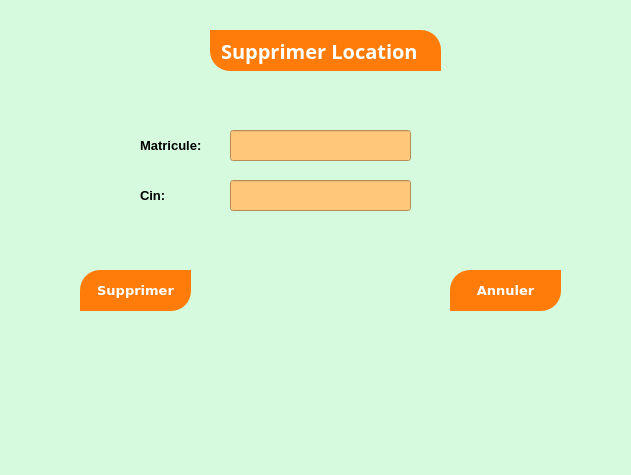
<?xml version="1.0" encoding="UTF-8"?>
<ui version="4.0">
 <class>Dialog</class>
 <widget class="QDialog" name="Dialog">
  <property name="geometry">
   <rect>
    <x>0</x>
    <y>0</y>
    <width>631</width>
    <height>475</height>
   </rect>
  </property>
  <property name="windowTitle">
   <string>Dialog</string>
  </property>
  <property name="styleSheet">
   <string notr="true">background-color: rgb(214, 250, 222);</string>
  </property>
  <widget class="QLabel" name="label">
   <property name="geometry">
    <rect>
     <x>210</x>
     <y>30</y>
     <width>231</width>
     <height>41</height>
    </rect>
   </property>
   <property name="font">
    <font>
     <family>Montserrat</family>
     <pointsize>15</pointsize>
     <weight>75</weight>
     <bold>true</bold>
    </font>
   </property>
   <property name="styleSheet">
    <string notr="true">
color:white;
text-align:center;
background-color: rgb(255, 124, 10);
padding:5px;
border-top-right-radius: 20px;
border-bottom-left-radius: 20px;</string>
   </property>
   <property name="text">
    <string>Supprimer Location</string>
   </property>
  </widget>
  <widget class="QPushButton" name="pushButton">
   <property name="geometry">
    <rect>
     <x>80</x>
     <y>270</y>
     <width>111</width>
     <height>41</height>
    </rect>
   </property>
   <property name="font">
    <font>
     <family>Verdana</family>
     <pointsize>10</pointsize>
     <weight>75</weight>
     <bold>true</bold>
    </font>
   </property>
   <property name="styleSheet">
    <string notr="true">background-color: rgb(255, 124, 10);
color:white;

padding:5px;
border-top-left-radius: 20px;
border-bottom-right-radius: 20px;</string>
   </property>
   <property name="text">
    <string>Supprimer</string>
   </property>
  </widget>
  <widget class="QPushButton" name="pushButton_2">
   <property name="geometry">
    <rect>
     <x>450</x>
     <y>270</y>
     <width>111</width>
     <height>41</height>
    </rect>
   </property>
   <property name="font">
    <font>
     <family>Verdana</family>
     <pointsize>10</pointsize>
     <weight>75</weight>
     <bold>true</bold>
    </font>
   </property>
   <property name="styleSheet">
    <string notr="true">color:white;
background-color: rgb(255, 124, 10);
padding:5px;
border-top-left-radius: 20px;
border-bottom-right-radius: 20px;</string>
   </property>
   <property name="text">
    <string>Annuler</string>
   </property>
  </widget>
  <widget class="QLabel" name="label_8">
   <property name="geometry">
    <rect>
     <x>250</x>
     <y>310</y>
     <width>141</width>
     <height>111</height>
    </rect>
   </property>
   <property name="styleSheet">
    <string notr="true">image: url(:/newPrefix/suppression.png);
</string>
   </property>
   <property name="text">
    <string/>
   </property>
  </widget>
  <widget class="QLabel" name="label_2">
   <property name="geometry">
    <rect>
     <x>140</x>
     <y>130</y>
     <width>71</width>
     <height>31</height>
    </rect>
   </property>
   <property name="font">
    <font>
     <pointsize>10</pointsize>
     <weight>75</weight>
     <bold>true</bold>
    </font>
   </property>
   <property name="text">
    <string>Matricule:</string>
   </property>
  </widget>
  <widget class="QLineEdit" name="lineEdit">
   <property name="geometry">
    <rect>
     <x>230</x>
     <y>130</y>
     <width>181</width>
     <height>31</height>
    </rect>
   </property>
   <property name="font">
    <font>
     <pointsize>10</pointsize>
    </font>
   </property>
   <property name="styleSheet">
    <string notr="true">background-color: rgb(255, 199, 121);</string>
   </property>
  </widget>
  <widget class="QLabel" name="label_3">
   <property name="geometry">
    <rect>
     <x>140</x>
     <y>180</y>
     <width>71</width>
     <height>31</height>
    </rect>
   </property>
   <property name="font">
    <font>
     <pointsize>10</pointsize>
     <weight>75</weight>
     <bold>true</bold>
    </font>
   </property>
   <property name="text">
    <string>Cin:</string>
   </property>
  </widget>
  <widget class="QLineEdit" name="lineEdit_2">
   <property name="geometry">
    <rect>
     <x>230</x>
     <y>180</y>
     <width>181</width>
     <height>31</height>
    </rect>
   </property>
   <property name="font">
    <font>
     <pointsize>10</pointsize>
    </font>
   </property>
   <property name="styleSheet">
    <string notr="true">background-color: rgb(255, 199, 121);</string>
   </property>
  </widget>
 </widget>
 <resources>
  <include location="44.qrc"/>
 </resources>
 <connections/>
</ui>
